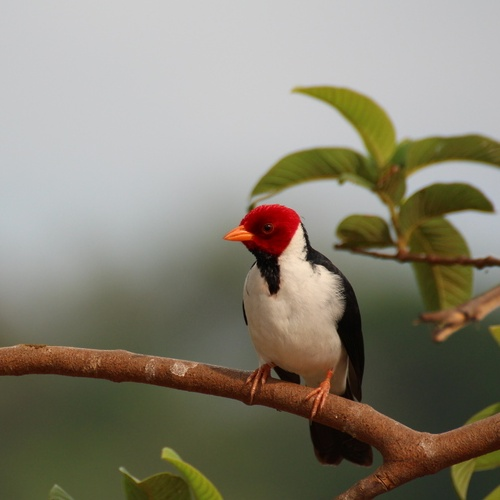
#> input picture week2/image.jpg, 500 x 500 px
$ python log.py
#> lines starting #> are read from the running program, lines starting #| are printed output that depends on the picture
# import io from scikit-image library
from skimage import io
# import color from scikit-image library
from skimage import color
# import utli from scikit-image library
from skimage import util
# from matplotlib import pyplot
import matplotlib.pyplot as plt
# import numpy library as np
import numpy as np

from skimage import exposure as exp

# Read an image
img = io.imread('image.jpg')
#> img is the input picture: shape (500, 500, 3); mean R, G, B 136.1, 130.9, 115.3

# convert image to gray level
r = color.rgb2gray(img)
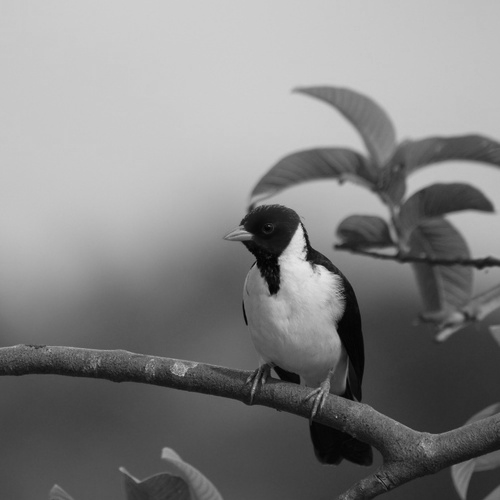
#> r: shape (500, 500) float64; min 0.00614, max 0.901, mean 0.513
# convert data type of image to 8-bit
r = util.img_as_ubyte(r)

# apply log transformation method s = c * log(1 + r)
c = 1
s = exp.adjust_log(r, c)
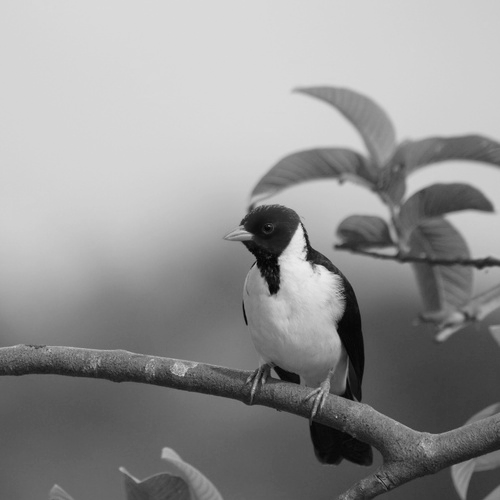
#> s: shape (500, 500); min 2, max 236, mean 146.9
# convert data type of image to 8-bit
s = s.astype(np.uint16)


# display image
plt.imshow(r, cmap='gray')
plt.title('before')
plt.show()

ax = plt.hist(r.ravel())
plt.title('hist before')
plt.show()
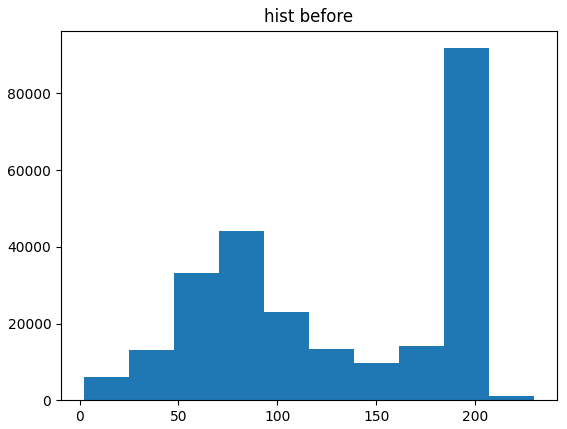
#> figure drawn by matplotlib, 1 panel; tallest bar 91816 high, from x = 184.4 to 207.2

plt.imshow(s, cmap='gray')
plt.title('after')
plt.show()

ax = plt.hist(s.ravel())
plt.title('hist after')
plt.show()
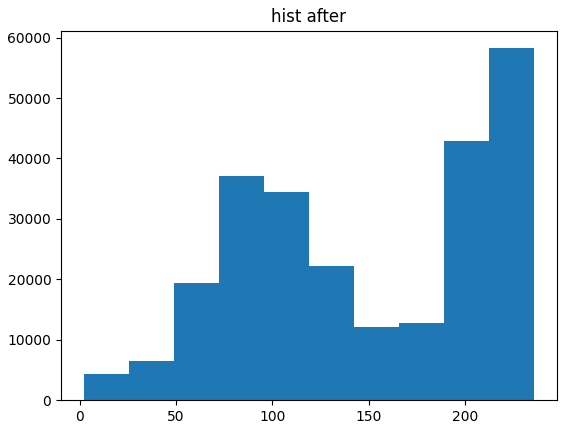
#> figure drawn by matplotlib, 1 panel; tallest bar 58247 high, from x = 212.6 to 236

$ run again, with week2/sample.jpg copied over week2/image.jpg
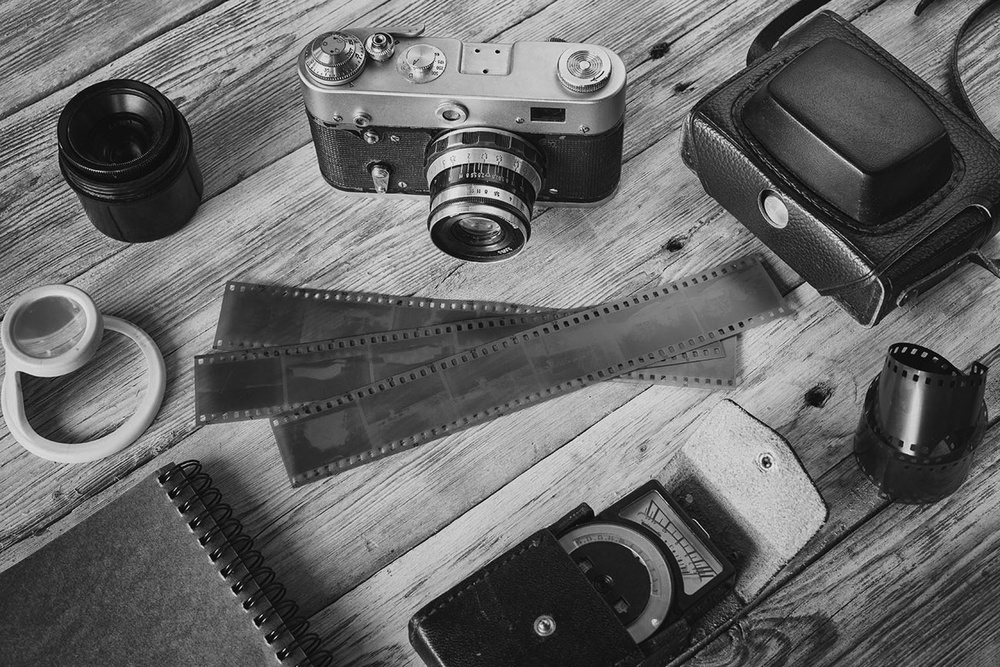
#> input picture week2/sample.jpg, 1000 x 667 px, shrunk from 1300 x 867 before the run
#> img is the input picture: shape (667, 1000, 3); min 0, max 249, mean 103.4
#> `s = exp.adjust_log(r, c)`:
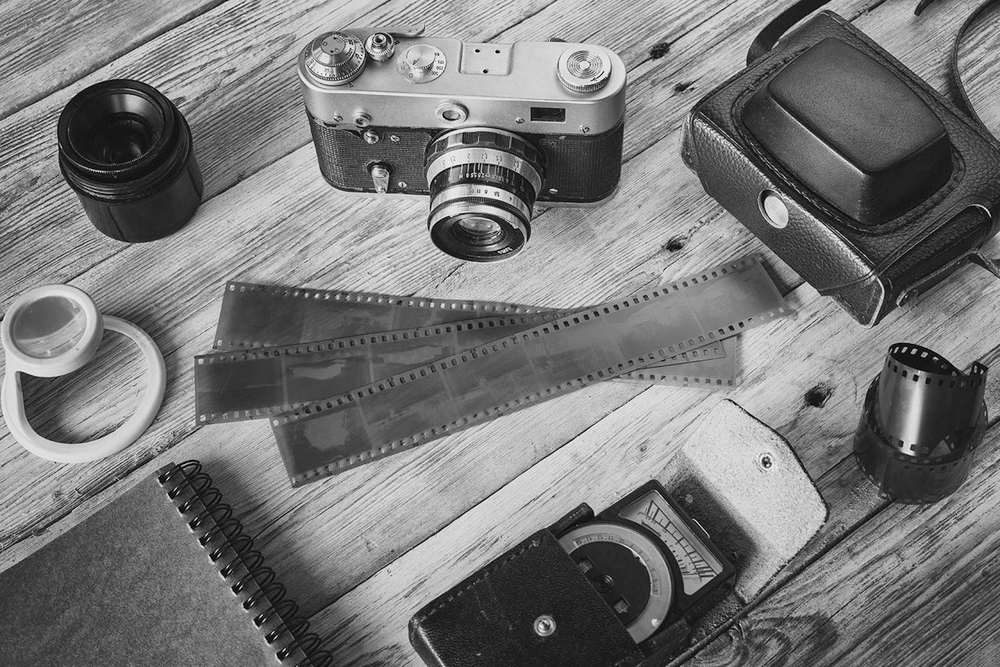
#> s: shape (667, 1000); min 0, max 250, mean 120.1
#> `plt.show()`:
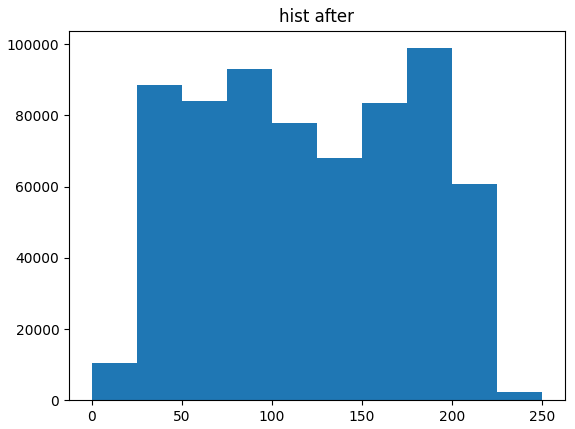
#> figure drawn by matplotlib, 1 panel; tallest bar 98905 high, from x = 175 to 200
